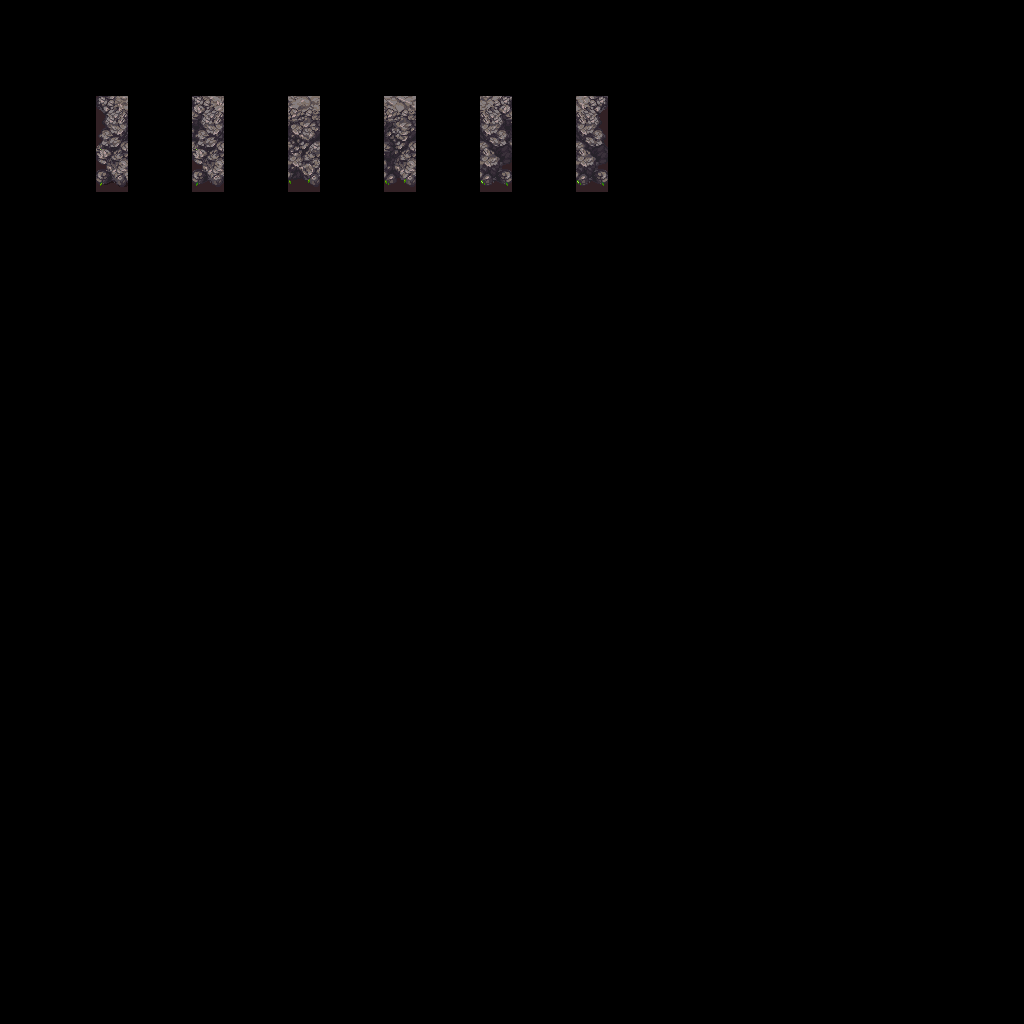

Rendered tile map (Tiled .tmx) drawn with the repository's tilesets; below, a short description and the full map source, tile grids included:
An orthogonal 32x32 tile map with 32x32 px tiles, 3 tile layers (regions, input_Mountain, output_Mountain).

<map version="1.2" tiledversion="1.2.0" orientation="orthogonal" renderorder="right-down" width="32" height="32" tilewidth="32" tileheight="32" infinite="0" nextlayerid="5" nextobjectid="1">
 <tileset firstgid="1" source="../mountains-v6.tsx" />
 <layer id="1" name="regions" width="32" height="32">
  <data encoding="csv">
0,0,0,0,0,0,0,0,0,0,0,0,0,0,0,0,0,0,0,0,0,0,0,0,0,0,0,0,0,0,0,0,
0,0,0,0,0,0,0,0,0,0,0,0,0,0,0,0,0,0,0,0,0,0,0,0,0,0,0,0,0,0,0,0,
0,0,0,0,0,0,0,0,0,0,0,0,0,0,0,0,0,0,0,0,0,0,0,0,0,0,0,0,0,0,0,0,
0,0,0,386,0,0,386,0,0,386,0,0,386,0,0,386,0,0,386,0,0,0,0,0,0,0,0,0,0,0,0,0,
0,0,0,386,0,0,386,0,0,386,0,0,386,0,0,386,0,0,386,0,0,0,0,0,0,0,0,0,0,0,0,0,
0,0,0,386,0,0,386,0,0,386,0,0,386,0,0,386,0,0,386,0,0,0,0,0,0,0,0,0,0,0,0,0,
0,0,0,0,0,0,0,0,0,0,0,0,0,0,0,0,0,0,0,0,0,0,0,0,0,0,0,0,0,0,0,0,
0,0,0,0,0,0,0,0,0,0,0,0,0,0,0,0,0,0,0,0,0,0,0,0,0,0,0,0,0,0,0,0,
0,0,0,0,0,0,0,0,0,0,0,0,0,0,0,0,0,0,0,0,0,0,0,0,0,0,0,0,0,0,0,0,
0,0,0,0,0,0,0,0,0,0,0,0,0,0,0,0,0,0,0,0,0,0,0,0,0,0,0,0,0,0,0,0,
0,0,0,0,0,0,0,0,0,0,0,0,0,0,0,0,0,0,0,0,0,0,0,0,0,0,0,0,0,0,0,0,
0,0,0,0,0,0,0,0,0,0,0,0,0,0,0,0,0,0,0,0,0,0,0,0,0,0,0,0,0,0,0,0,
0,0,0,0,0,0,0,0,0,0,0,0,0,0,0,0,0,0,0,0,0,0,0,0,0,0,0,0,0,0,0,0,
0,0,0,0,0,0,0,0,0,0,0,0,0,0,0,0,0,0,0,0,0,0,0,0,0,0,0,0,0,0,0,0,
0,0,0,0,0,0,0,0,0,0,0,0,0,0,0,0,0,0,0,0,0,0,0,0,0,0,0,0,0,0,0,0,
0,0,0,0,0,0,0,0,0,0,0,0,0,0,0,0,0,0,0,0,0,0,0,0,0,0,0,0,0,0,0,0,
0,0,0,0,0,0,0,0,0,0,0,0,0,0,0,0,0,0,0,0,0,0,0,0,0,0,0,0,0,0,0,0,
0,0,0,0,0,0,0,0,0,0,0,0,0,0,0,0,0,0,0,0,0,0,0,0,0,0,0,0,0,0,0,0,
0,0,0,0,0,0,0,0,0,0,0,0,0,0,0,0,0,0,0,0,0,0,0,0,0,0,0,0,0,0,0,0,
0,0,0,0,0,0,0,0,0,0,0,0,0,0,0,0,0,0,0,0,0,0,0,0,0,0,0,0,0,0,0,0,
0,0,0,0,0,0,0,0,0,0,0,0,0,0,0,0,0,0,0,0,0,0,0,0,0,0,0,0,0,0,0,0,
0,0,0,0,0,0,0,0,0,0,0,0,0,0,0,0,0,0,0,0,0,0,0,0,0,0,0,0,0,0,0,0,
0,0,0,0,0,0,0,0,0,0,0,0,0,0,0,0,0,0,0,0,0,0,0,0,0,0,0,0,0,0,0,0,
0,0,0,0,0,0,0,0,0,0,0,0,0,0,0,0,0,0,0,0,0,0,0,0,0,0,0,0,0,0,0,0,
0,0,0,0,0,0,0,0,0,0,0,0,0,0,0,0,0,0,0,0,0,0,0,0,0,0,0,0,0,0,0,0,
0,0,0,0,0,0,0,0,0,0,0,0,0,0,0,0,0,0,0,0,0,0,0,0,0,0,0,0,0,0,0,0,
0,0,0,0,0,0,0,0,0,0,0,0,0,0,0,0,0,0,0,0,0,0,0,0,0,0,0,0,0,0,0,0,
0,0,0,0,0,0,0,0,0,0,0,0,0,0,0,0,0,0,0,0,0,0,0,0,0,0,0,0,0,0,0,0,
0,0,0,0,0,0,0,0,0,0,0,0,0,0,0,0,0,0,0,0,0,0,0,0,0,0,0,0,0,0,0,0,
0,0,0,0,0,0,0,0,0,0,0,0,0,0,0,0,0,0,0,0,0,0,0,0,0,0,0,0,0,0,0,0,
0,0,0,0,0,0,0,0,0,0,0,0,0,0,0,0,0,0,0,0,0,0,0,0,0,0,0,0,0,0,0,0,
0,0,0,0,0,0,0,0,0,0,0,0,0,0,0,0,0,0,0,0,0,0,0,0,0,0,0,0,0,0,0,0
</data>
 </layer>
 <layer id="2" name="input_Mountain" width="32" height="32">
  <properties>
   <property name="StrictEmpty" type="bool" value="true" />
  </properties>
  <data encoding="csv">
0,0,0,0,0,0,0,0,0,0,0,0,0,0,0,0,0,0,0,0,0,0,0,0,0,0,0,0,0,0,0,0,
0,0,0,0,0,0,0,0,0,0,0,0,0,0,0,0,0,0,0,0,0,0,0,0,0,0,0,0,0,0,0,0,
0,0,0,0,0,0,0,0,0,0,0,0,0,0,0,0,0,0,0,0,0,0,0,0,0,0,0,0,0,0,0,0,
0,0,0,3457,0,0,3522,0,0,3523,0,0,3524,0,0,3525,0,0,3462,0,0,0,0,0,0,0,0,0,0,0,0,0,
0,0,0,0,0,0,0,0,0,0,0,0,0,0,0,0,0,0,0,0,0,0,0,0,0,0,0,0,0,0,0,0,
0,0,0,0,0,0,0,0,0,0,0,0,0,0,0,0,0,0,0,0,0,0,0,0,0,0,0,0,0,0,0,0,
0,0,0,0,0,0,0,0,0,0,0,0,0,0,0,0,0,0,0,0,0,0,0,0,0,0,0,0,0,0,0,0,
0,0,0,0,0,0,0,0,0,0,0,0,0,0,0,0,0,0,0,0,0,0,0,0,0,0,0,0,0,0,0,0,
0,0,0,0,0,0,0,0,0,0,0,0,0,0,0,0,0,0,0,0,0,0,0,0,0,0,0,0,0,0,0,0,
0,0,0,0,0,0,0,0,0,0,0,0,0,0,0,0,0,0,0,0,0,0,0,0,0,0,0,0,0,0,0,0,
0,0,0,0,0,0,0,0,0,0,0,0,0,0,0,0,0,0,0,0,0,0,0,0,0,0,0,0,0,0,0,0,
0,0,0,0,0,0,0,0,0,0,0,0,0,0,0,0,0,0,0,0,0,0,0,0,0,0,0,0,0,0,0,0,
0,0,0,0,0,0,0,0,0,0,0,0,0,0,0,0,0,0,0,0,0,0,0,0,0,0,0,0,0,0,0,0,
0,0,0,0,0,0,0,0,0,0,0,0,0,0,0,0,0,0,0,0,0,0,0,0,0,0,0,0,0,0,0,0,
0,0,0,0,0,0,0,0,0,0,0,0,0,0,0,0,0,0,0,0,0,0,0,0,0,0,0,0,0,0,0,0,
0,0,0,0,0,0,0,0,0,0,0,0,0,0,0,0,0,0,0,0,0,0,0,0,0,0,0,0,0,0,0,0,
0,0,0,0,0,0,0,0,0,0,0,0,0,0,0,0,0,0,0,0,0,0,0,0,0,0,0,0,0,0,0,0,
0,0,0,0,0,0,0,0,0,0,0,0,0,0,0,0,0,0,0,0,0,0,0,0,0,0,0,0,0,0,0,0,
0,0,0,0,0,0,0,0,0,0,0,0,0,0,0,0,0,0,0,0,0,0,0,0,0,0,0,0,0,0,0,0,
0,0,0,0,0,0,0,0,0,0,0,0,0,0,0,0,0,0,0,0,0,0,0,0,0,0,0,0,0,0,0,0,
0,0,0,0,0,0,0,0,0,0,0,0,0,0,0,0,0,0,0,0,0,0,0,0,0,0,0,0,0,0,0,0,
0,0,0,0,0,0,0,0,0,0,0,0,0,0,0,0,0,0,0,0,0,0,0,0,0,0,0,0,0,0,0,0,
0,0,0,0,0,0,0,0,0,0,0,0,0,0,0,0,0,0,0,0,0,0,0,0,0,0,0,0,0,0,0,0,
0,0,0,0,0,0,0,0,0,0,0,0,0,0,0,0,0,0,0,0,0,0,0,0,0,0,0,0,0,0,0,0,
0,0,0,0,0,0,0,0,0,0,0,0,0,0,0,0,0,0,0,0,0,0,0,0,0,0,0,0,0,0,0,0,
0,0,0,0,0,0,0,0,0,0,0,0,0,0,0,0,0,0,0,0,0,0,0,0,0,0,0,0,0,0,0,0,
0,0,0,0,0,0,0,0,0,0,0,0,0,0,0,0,0,0,0,0,0,0,0,0,0,0,0,0,0,0,0,0,
0,0,0,0,0,0,0,0,0,0,0,0,0,0,0,0,0,0,0,0,0,0,0,0,0,0,0,0,0,0,0,0,
0,0,0,0,0,0,0,0,0,0,0,0,0,0,0,0,0,0,0,0,0,0,0,0,0,0,0,0,0,0,0,0,
0,0,0,0,0,0,0,0,0,0,0,0,0,0,0,0,0,0,0,0,0,0,0,0,0,0,0,0,0,0,0,0,
0,0,0,0,0,0,0,0,0,0,0,0,0,0,0,0,0,0,0,0,0,0,0,0,0,0,0,0,0,0,0,0,
0,0,0,0,0,0,0,0,0,0,0,0,0,0,0,0,0,0,0,0,0,0,0,0,0,0,0,0,0,0,0,0
</data>
 </layer>
 <layer id="3" name="output_Mountain" width="32" height="32">
  <data encoding="csv">
0,0,0,0,0,0,0,0,0,0,0,0,0,0,0,0,0,0,0,0,0,0,0,0,0,0,0,0,0,0,0,0,
0,0,0,0,0,0,0,0,0,0,0,0,0,0,0,0,0,0,0,0,0,0,0,0,0,0,0,0,0,0,0,0,
0,0,0,0,0,0,0,0,0,0,0,0,0,0,0,0,0,0,0,0,0,0,0,0,0,0,0,0,0,0,0,0,
0,0,0,0,0,0,0,0,0,0,0,0,0,0,0,0,0,0,0,0,0,0,0,0,0,0,0,0,0,0,0,0,
0,0,0,3521,0,0,3586,0,0,3587,0,0,3588,0,0,3589,0,0,3526,0,0,0,0,0,0,0,0,0,0,0,0,0,
0,0,0,3585,0,0,3650,0,0,3651,0,0,3652,0,0,3653,0,0,3590,0,0,0,0,0,0,0,0,0,0,0,0,0,
0,0,0,0,0,0,0,0,0,0,0,0,0,0,0,0,0,0,0,0,0,0,0,0,0,0,0,0,0,0,0,0,
0,0,0,0,0,0,0,0,0,0,0,0,0,0,0,0,0,0,0,0,0,0,0,0,0,0,0,0,0,0,0,0,
0,0,0,0,0,0,0,0,0,0,0,0,0,0,0,0,0,0,0,0,0,0,0,0,0,0,0,0,0,0,0,0,
0,0,0,0,0,0,0,0,0,0,0,0,0,0,0,0,0,0,0,0,0,0,0,0,0,0,0,0,0,0,0,0,
0,0,0,0,0,0,0,0,0,0,0,0,0,0,0,0,0,0,0,0,0,0,0,0,0,0,0,0,0,0,0,0,
0,0,0,0,0,0,0,0,0,0,0,0,0,0,0,0,0,0,0,0,0,0,0,0,0,0,0,0,0,0,0,0,
0,0,0,0,0,0,0,0,0,0,0,0,0,0,0,0,0,0,0,0,0,0,0,0,0,0,0,0,0,0,0,0,
0,0,0,0,0,0,0,0,0,0,0,0,0,0,0,0,0,0,0,0,0,0,0,0,0,0,0,0,0,0,0,0,
0,0,0,0,0,0,0,0,0,0,0,0,0,0,0,0,0,0,0,0,0,0,0,0,0,0,0,0,0,0,0,0,
0,0,0,0,0,0,0,0,0,0,0,0,0,0,0,0,0,0,0,0,0,0,0,0,0,0,0,0,0,0,0,0,
0,0,0,0,0,0,0,0,0,0,0,0,0,0,0,0,0,0,0,0,0,0,0,0,0,0,0,0,0,0,0,0,
0,0,0,0,0,0,0,0,0,0,0,0,0,0,0,0,0,0,0,0,0,0,0,0,0,0,0,0,0,0,0,0,
0,0,0,0,0,0,0,0,0,0,0,0,0,0,0,0,0,0,0,0,0,0,0,0,0,0,0,0,0,0,0,0,
0,0,0,0,0,0,0,0,0,0,0,0,0,0,0,0,0,0,0,0,0,0,0,0,0,0,0,0,0,0,0,0,
0,0,0,0,0,0,0,0,0,0,0,0,0,0,0,0,0,0,0,0,0,0,0,0,0,0,0,0,0,0,0,0,
0,0,0,0,0,0,0,0,0,0,0,0,0,0,0,0,0,0,0,0,0,0,0,0,0,0,0,0,0,0,0,0,
0,0,0,0,0,0,0,0,0,0,0,0,0,0,0,0,0,0,0,0,0,0,0,0,0,0,0,0,0,0,0,0,
0,0,0,0,0,0,0,0,0,0,0,0,0,0,0,0,0,0,0,0,0,0,0,0,0,0,0,0,0,0,0,0,
0,0,0,0,0,0,0,0,0,0,0,0,0,0,0,0,0,0,0,0,0,0,0,0,0,0,0,0,0,0,0,0,
0,0,0,0,0,0,0,0,0,0,0,0,0,0,0,0,0,0,0,0,0,0,0,0,0,0,0,0,0,0,0,0,
0,0,0,0,0,0,0,0,0,0,0,0,0,0,0,0,0,0,0,0,0,0,0,0,0,0,0,0,0,0,0,0,
0,0,0,0,0,0,0,0,0,0,0,0,0,0,0,0,0,0,0,0,0,0,0,0,0,0,0,0,0,0,0,0,
0,0,0,0,0,0,0,0,0,0,0,0,0,0,0,0,0,0,0,0,0,0,0,0,0,0,0,0,0,0,0,0,
0,0,0,0,0,0,0,0,0,0,0,0,0,0,0,0,0,0,0,0,0,0,0,0,0,0,0,0,0,0,0,0,
0,0,0,0,0,0,0,0,0,0,0,0,0,0,0,0,0,0,0,0,0,0,0,0,0,0,0,0,0,0,0,0,
0,0,0,0,0,0,0,0,0,0,0,0,0,0,0,0,0,0,0,0,0,0,0,0,0,0,0,0,0,0,0,0
</data>
 </layer>
</map>
